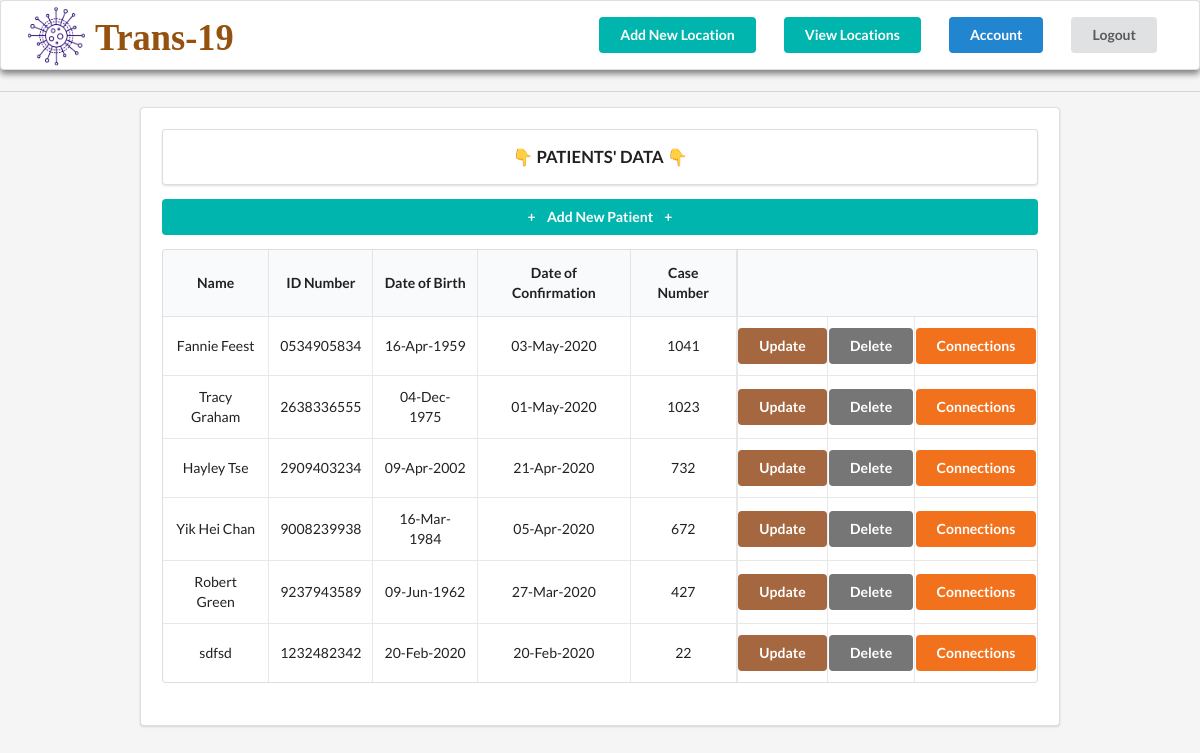
/ (signed in), run on an earlier commit of the app's database.
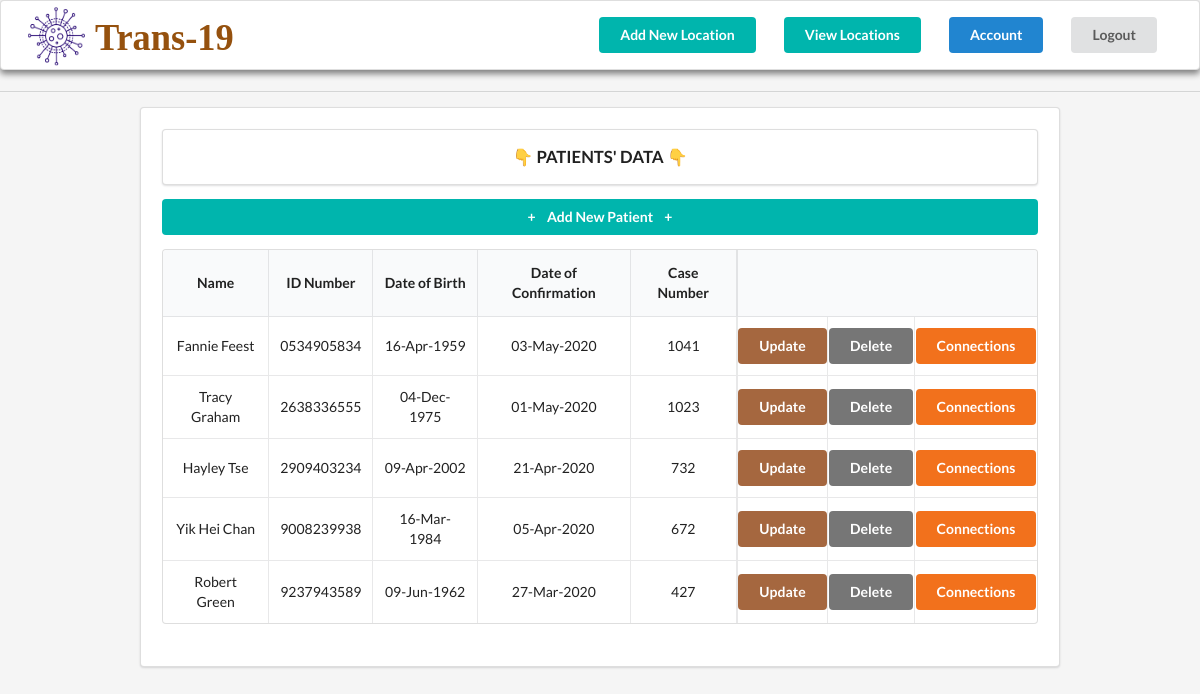
And on a later commit of the database.
### trans_19/models.py (models this page shows, shortened)
class Patient(models.Model):
    name = models.CharField('Name', max_length=30)
    idNum = models.CharField('ID Number', max_length=10)
    dateBirth = models.DateField('Date of Birth(YYYY-MM-DD)')
    dateConfi = models.DateField('Date of Confirmation(YYYY-MM-DD)')
    caseNum = models.IntegerField('Case Number')

### trans_19/views.py (the view)
# urls.py: path('', PatientsListView.as_view(),
class PatientsListView(LoginRequiredMixin, ListView):
    model = Patient
    template_name = 'patients/home.html'
    context_object_name = 'patients'
    ordering = ['-caseNum']

### trans_19/templates/patients/home.html (shortened to what this page needs)
{% extends "patients/index.html" %}
{% block content %}
<div class="ui divider"></div>
<div class="ui segment" style="margin:0 10em; padding: 1.5em;">
  <div class="ui segment" style="text-align: center; font-weight: 700; font-size: 1.2em;">👇 PATIENTS' DATA 👇
  </div>
  <table class="ui celled table" style="text-align: center; margin-bottom: 1.5em;">
    <div>
      <a class="ui teal button" href="{%url 'trans_19_addPatientRecord' %}" style="width: 100%;">+<span
          style="margin:0 0.8em">Add New
          Patient</span>+</a>
    </div>
    <thead>
      <tr>
        <th>Name</th>
        <th>ID Number</th>
        <th>Date of Birth</th>
        <th>Date of Confirmation</th>
        <th>Case Number</th>
        <th colspan="3" style="border-left:0.2em solid rgba(34,36,38,.1);"></th>
      </tr>
    </thead>
    <tbody>
      {% for patient in patients %}
      <tr class='patients' style="cursor:pointer;" onMouseOver="this.style.backgroundColor='rgb(240,240,240)'"
        onMouseOut="this.style.backgroundColor='rgb(255,255,255)'" data-href="{%url 'trans_19_patient' patient.id %}">
        <td id='Name'>{{patient.name}}</td>
        <td data-label="ID">{{patient.idNum}}</td>
        <td data-label="Birth">{{patient.dateBirth|date:"d-M-Y"}}</td>
        <td data-label="Confirm">{{patient.dateConfi|date:"d-M-Y"}}</td>
        <td data-label="CaseNum">{{patient.caseNum}}</td>
        <td style="border-left:0.2em solid rgba(34,36,38,.1); padding-left:0.05em; padding-right:0.05em; "><a
            class="ui brown button" href="{%url 'trans_19_updatePatientRecord' patient.id %}"
            style="margin:0">Update</a>
        </td>
        <td style="padding-left:0.05em; padding-right:0.05em;"><a class="ui grey button"
            href="{%url 'trans_19_deletePatientRecord' patient.id%}" style="margin:0">Delete</a>
        </td>
        <td style="padding-left:0.05em; padding-right:0.05em;"><a class="ui orange button"
            href="{%url 'trans_19_patient_connections' patient.id%}" style="margin:0">Connections</a>
        </td>
      </tr>
      {% endfor %}
    </tbody>
  </table>
</div>
{% endblock content %}

What changed in the data, as far as the page shows it:
removed Patient: name "sdfsd", idNum "1232482342", dateBirth "20-Feb-2020", dateConfi "20-Feb-2020", caseNum "22"
